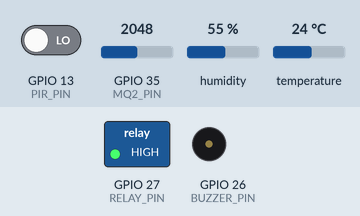
Bench run of a program on a simulated ESP32. Shown: switched loads named in the program (green lamp = pin HIGH), buzzer (waves = sounding, pin HIGH). The test bench sets the inputs (shaded band); at power-on: GPIO 35 (MQ2_PIN) = 2048, temperature 24 °C, GPIO 13 (PIR_PIN) LOW, humidity 55 %. WiFi joins after 1.5 s; servers stay silent unless stated; uploads are accepted with an empty reply; what the program prints to the serial monitor is not drawn.

Above: at 4.5 s.
4.6 s: GPIO 35 (MQ2_PIN) set to 1547
7.3 s: GPIO 35 (MQ2_PIN) set to 1439
At 8.7 s:
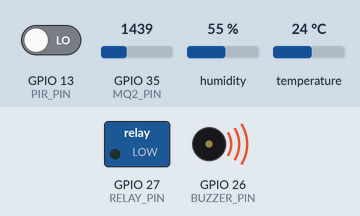
10.0 s: temperature set to 30 °C
12.7 s: temperature set to 33 °C
At 16.0 s:
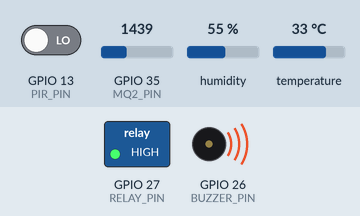
22.8 s: temperature set to 12 °C
At 24.5 s:
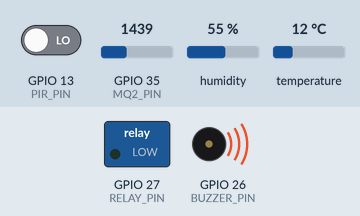
Timing chart, 0 to 26.0 s (numbered marks = the images above; inputs shaded):
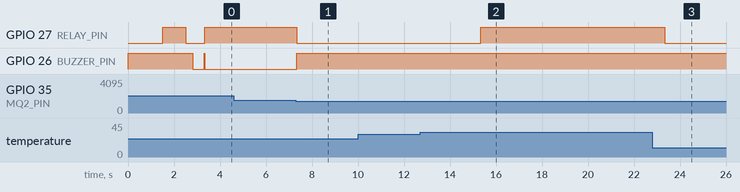

Measured:
- the behaviour switches between 1500 and 1499 on GPIO 35 (MQ2_PIN) (found by bisection; images 0 and 1)
- the behaviour switches between 31 and 32 °C on temperature (found by bisection; images 1 and 2)
- after the input at 4.6 s, every drawn part: stays the same
- after the input at 7.3 s, GPIO 27 (RELAY_PIN): HIGH → LOW at once; GPIO 26 (BUZZER_PIN): LOW → HIGH at once
- after the input at 10.0 s, every drawn part: stays the same
- after the input at 12.7 s, GPIO 27 (RELAY_PIN): LOW → HIGH after 2.6 s
- after the input at 22.8 s, GPIO 27 (RELAY_PIN): HIGH → LOW after 0.54 s

The program:

main.cpp
```cpp
#include <Arduino.h>
#include <ArduinoJson.h>
#include <DHT.h>
#include <HTTPClient.h>
#include <WiFi.h>

// ==================== GANTI WIFI KAMU ====================
const char *ssid = "Xiaomi 13T";
const char *password = "najfa1303";

// ==================== URL CLOUD (HEROKU) ====================
const char *serverUrl =
    "https://mercusuar-smart-chicken-farm-3c0d8a6e74d4.herokuapp.com/api/"
    "telemetry";

// ==================== PIN ====================
#define DHT_PIN 4
#define MQ2_PIN 35
#define PIR_PIN 13
#define BUZZER_PIN 26
#define RELAY_PIN 27

// ==================== LOGIKA AKTIF ====================
// Sama persis dengan kode lama Anda yang sudah jalan:
#define BUZZER_ON LOW
#define BUZZER_OFF HIGH
#define RELAY_ON HIGH
#define RELAY_OFF LOW

// ==================== KONFIGURASI ====================
#define DHT_TYPE DHT11
#define PIR_HOLD_TIME 10000   // ms: hold PIR detected state
#define SEND_INTERVAL 5000    // ms: interval kirim data ke cloud
#define SENSOR_INTERVAL 2000  // ms: interval baca sensor + kontrol aktuator

// ==================== INISIALISASI ====================
DHT dht(DHT_PIN, DHT_TYPE);

// ==================== VARIABEL SENSOR ====================
float suhu = 0;
float kelembaban = 0;
int nilaiGas = 0;
bool gerakanTerdeteksi = false;

unsigned long lastPirDetected = 0;
bool pirHoldActive = false;

// ==================== VARIABEL AKTUATOR ====================
bool kipasNyala = false;
bool buzzerNyala = false;
bool ledNyala = false;
bool gasBahaya = false;

// ==================== VARIABEL SETTING (dari server) ====================
// Nilai default — akan di-update dari respon server
float suhuBatas = 32.0;
int gasBatas = 1500;
int modeKipas = 0; // 0 = Auto, 1 = Manual ON, 2 = Manual OFF
int modeBuzzer = 0; // 0 = Auto, 1 = Manual ON (Sirine Pengusir Predator), 2 = Manual OFF

// ==================== VARIABEL TIMING ====================
unsigned long lastSendTime = 0;
unsigned long lastSensorRead = 0;

// ==================== FUNGSI: Baca Sensor ====================
void bacaSensor() {
  float h = dht.readHumidity();
  float t = dht.readTemperature();
  if (!isnan(h) && !isnan(t)) {
    suhu = t;
    kelembaban = h;
  }

  nilaiGas = analogRead(MQ2_PIN);

  // PIR dengan hold time (sama persis kode lama)
  bool pirNow = digitalRead(PIR_PIN) == HIGH;
  unsigned long now = millis();

  if (pirNow) {
    lastPirDetected = now;
    pirHoldActive = true;
    gerakanTerdeteksi = true;
  } else {
    if (pirHoldActive) {
      if (now - lastPirDetected >= PIR_HOLD_TIME) {
        gerakanTerdeteksi = false;
        pirHoldActive = false;
      }
    } else {
      gerakanTerdeteksi = false;
    }
  }
}

// ==================== FUNGSI: Kontrol Aktuator (LOKAL & SERVER SYNC) ====================
void kontrolAktuator() {
  // ===== LOGIKA GAS BAHAYA =====
  gasBahaya = (nilaiGas >= gasBatas);

  // ===== LOGIKA BUZZER (Dapat dikontrol manual dari Web Dashboard) =====
  if (modeBuzzer == 1) {
    // Manual ON (Sirine Pengusir Predator dari Web Dashboard)
    digitalWrite(BUZZER_PIN, BUZZER_ON);
    buzzerNyala = true;
  } else if (modeBuzzer == 2) {
    // Manual OFF
    digitalWrite(BUZZER_PIN, BUZZER_OFF);
    buzzerNyala = false;
  } else {
    // Auto: nyala jika Gas bahaya
    if (gasBahaya) {
      digitalWrite(BUZZER_PIN, BUZZER_ON);
      buzzerNyala = true;
    } else {
      digitalWrite(BUZZER_PIN, BUZZER_OFF);
      buzzerNyala = false;
    }
  }

  // ===== LOGIKA KIPAS (sama persis kode lama) =====
  if (modeKipas == 1) {
    // Manual ON
    digitalWrite(RELAY_PIN, RELAY_ON);
    kipasNyala = true;
  } else if (modeKipas == 2) {
    // Manual OFF
    digitalWrite(RELAY_PIN, RELAY_OFF);
    kipasNyala = false;
  } else {
    // Auto: nyala jika suhu tinggi ATAU gas bahaya
    if (suhu >= suhuBatas || gasBahaya) {
      digitalWrite(RELAY_PIN, RELAY_ON);
      kipasNyala = true;
    } else {
      digitalWrite(RELAY_PIN, RELAY_OFF);
      kipasNyala = false;
    }
  }

  ledNyala = gasBahaya;
}

// ==================== FUNGSI: Kirim Data ke Cloud ====================
void kirimDataKeCloud() {
  if (WiFi.status() != WL_CONNECTED) {
    Serial.println("[WiFi] Tidak terhubung, mencoba reconnect...");
    WiFi.reconnect();
    return;
  }

  HTTPClient http;
  http.begin(serverUrl);
  http.addHeader("Content-Type", "application/json");
  http.setTimeout(8000);

  // Buat payload JSON — kirim juga status aktuator yg sdh dihitung lokal
  StaticJsonDocument<256> doc;
  doc["suhu"] = round(suhu * 10.0) / 10.0;
  doc["kelembaban"] = round(kelembaban * 10.0) / 10.0;
  doc["gas"] = nilaiGas;
  doc["gasTerdeteksi"] = gasBahaya;
  doc["gerakan"] = gerakanTerdeteksi;

  String payload;
  serializeJson(doc, payload);

  Serial.println("[HTTP] Mengirim data ke Heroku...");

  int httpCode = http.POST(payload);

  if (httpCode > 0) {
    Serial.printf("[HTTP] Response code: %d\n", httpCode);

    if (httpCode == HTTP_CODE_OK) {
      String responseStr = http.getString();

      // Parse respon JSON untuk MENGAMBIL SETTING terbaru
      StaticJsonDocument<512> resp;
      DeserializationError err = deserializeJson(resp, responseStr);

      if (!err && resp["status"] == "ok") {
        JsonObject ctrl = resp["control"];

        // Update setting lokal dari server
        float newSuhuBatas = ctrl["suhuThreshold"] | suhuBatas;
        int newGasBatas = ctrl["gasThreshold"] | gasBatas;
        int newModeKipas = ctrl["modeKipas"] | modeKipas;
        int newModeBuzzer = ctrl["modeBuzzer"] | modeBuzzer;

        // Hanya log jika ada perubahan
        if (newSuhuBatas != suhuBatas || newGasBatas != gasBatas ||
            newModeKipas != modeKipas || newModeBuzzer != modeBuzzer) {
          Serial.println("[SYNC] Setting diperbarui dari server!");
          Serial.printf("  Suhu threshold: %.1f -> %.1f\n", suhuBatas,
                        newSuhuBatas);
          Serial.printf("  Gas threshold : %d -> %d\n", gasBatas, newGasBatas);
          Serial.printf("  Mode kipas    : %d -> %d\n", modeKipas,
                        newModeKipas);
          Serial.printf("  Mode buzzer   : %d -> %d\n", modeBuzzer,
                        newModeBuzzer);
        }

        suhuBatas = newSuhuBatas;
        gasBatas = newGasBatas;
        modeKipas = newModeKipas;
        modeBuzzer = newModeBuzzer;
      } else if (err) {
        Serial.println("[JSON] Gagal parse respon: " + String(err.c_str()));
      }
    }
  } else {
    Serial.printf("[HTTP] Gagal kirim! Error: %s\n",
                  http.errorToString(httpCode).c_str());
  }

  http.end();
}

// ==================== SETUP ====================
void setup() {
  Serial.begin(115200);
  Serial.println("\n🐔 Kandang Ayam Pintar - Cloud Edition Starting...");

  // Setup Pin
  pinMode(MQ2_PIN, INPUT);
  pinMode(PIR_PIN, INPUT);
  pinMode(BUZZER_PIN, OUTPUT);
  pinMode(RELAY_PIN, OUTPUT);

  // Aktuator OFF saat startup
  digitalWrite(BUZZER_PIN, BUZZER_OFF);
  digitalWrite(RELAY_PIN, RELAY_OFF);

  // Mulai DHT
  dht.begin();

  // Koneksi WiFi
  Serial.printf("Menghubungkan ke WiFi: %s\n", ssid);
  WiFi.begin(ssid, password);

  int attempts = 0;
  while (WiFi.status() != WL_CONNECTED && attempts < 30) {
    delay(500);
    Serial.print(".");
    attempts++;
  }

  if (WiFi.status() == WL_CONNECTED) {
    Serial.println("\n✅ WiFi Terhubung!");
    Serial.printf("   IP Lokal : %s\n", WiFi.localIP().toString().c_str());
    Serial.printf("   Cloud URL: %s\n\n", serverUrl);
  } else {
    Serial.println("\n❌ Gagal konek WiFi! Restart...");
    ESP.restart();
  }

  // 🔧 Self-test: tes kipas & buzzer saat boot
  Serial.println("🔧 [SELF-TEST] Mengetes aktuator...");
  Serial.println("  ▶ Relay (Kipas) ON...");
  digitalWrite(RELAY_PIN, RELAY_ON);
  delay(1000);
  digitalWrite(RELAY_PIN, RELAY_OFF);
  Serial.println("  ■ Relay (Kipas) OFF");
  delay(300);
  Serial.println("  ▶ Buzzer ON...");
  digitalWrite(BUZZER_PIN, BUZZER_ON);
  delay(500);
  digitalWrite(BUZZER_PIN, BUZZER_OFF);
  Serial.println("  ■ Buzzer OFF");
  Serial.println(
      "✅ [SELF-TEST] Selesai! Jika kipas & buzzer menyala sebentar, wiring "
      "OK.\n");
}

// ==================== LOOP ====================
void loop() {
  unsigned long now = millis();

  // 1. Baca sensor + kontrol aktuator setiap 2 detik (seperti kode lama)
  if (now - lastSensorRead >= SENSOR_INTERVAL) {
    lastSensorRead = now;

    bacaSensor();
    kontrolAktuator();

    // Serial Monitor
    Serial.println("============================");
    Serial.printf("Suhu: %.1f C (batas: %.1f) | Lembab: %.1f%%\n", suhu,
                  suhuBatas, kelembaban);
    Serial.printf("Gas: %d (batas: %d) %s | PIR: %s\n", nilaiGas, gasBatas,
                  gasBahaya ? "BAHAYA" : "Aman",
                  gerakanTerdeteksi ? "Ada" : "Tidak");
    Serial.printf("Buzzer: %s | Kipas: %s (%s)\n", buzzerNyala ? "ON" : "OFF",
                  kipasNyala ? "ON" : "OFF",
                  modeKipas == 0   ? "Auto"
                  : modeKipas == 1 ? "Manual-ON"
                                   : "Manual-OFF");
  }

  // 2. Kirim ke cloud setiap 5 detik (hanya untuk sync data & ambil setting)
  if (now - lastSendTime >= SEND_INTERVAL) {
    lastSendTime = now;
    kirimDataKeCloud();
  }
}
```
